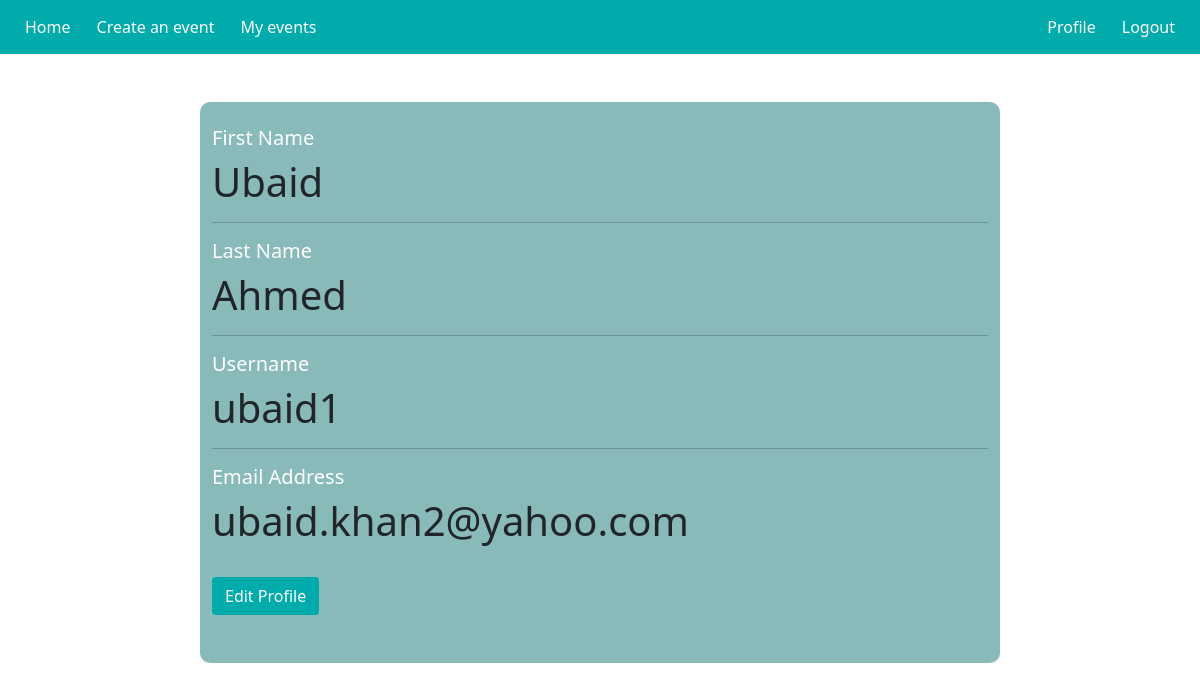
Page /viewprofile/ (signed in) on the committed database.
### users/models.py (models this page shows)
class User(AbstractUser):
    emailAuthenticated = models.BooleanField(default=False)
    class Meta:
        db_table = 'user'

### users/views.py (the view)
# urls.py: path('viewprofile/', user_views.viewprofile, name='view-profile'),
@login_required(login_url='login')
def viewprofile(request):
    args = {
        'user' : request.user
    }
    return render(request, 'users/viewprofile.html', args)

### users/templates/users/viewprofile.html
{% extends "events/base.html" %}
{% block content %}
    <div class="container" style="float: center; width:800px; background-color: #88baba; border-radius: 10px;">
        <br>
        <h5 style="color:white">First Name</h5>
        <h1>{{ user.first_name }}</h1>
        <hr class="solid">
        <h5 style="color:white">Last Name</h5>
        <h1>{{ user.last_name }}</h1>
        <hr class="solid">
        <h5 style="color:white">Username</h5>
        <h1>{{ user.username }}</h1>
        <hr class="solid">
        <h5 style="color:white">Email Address</h5>
        <h1>{{ user.email }}</h1><br>
        <a href="{% url 'edit-profile' %}" class="btn btn-primary" style="background-color: #00abab">Edit Profile</a>
        <h1 style="color:transparent">.</h1>
    </div>
{% endblock content %}

### events/static/events/main.css (style rules this page uses)
.btn, .btn-primary { background-color: transparent; border-color: transparent; }

### rows in the picture
User: first_name "Ubaid", last_name "Ahmed", username "ubaid1", email "ubaid.khan2@yahoo.com"
